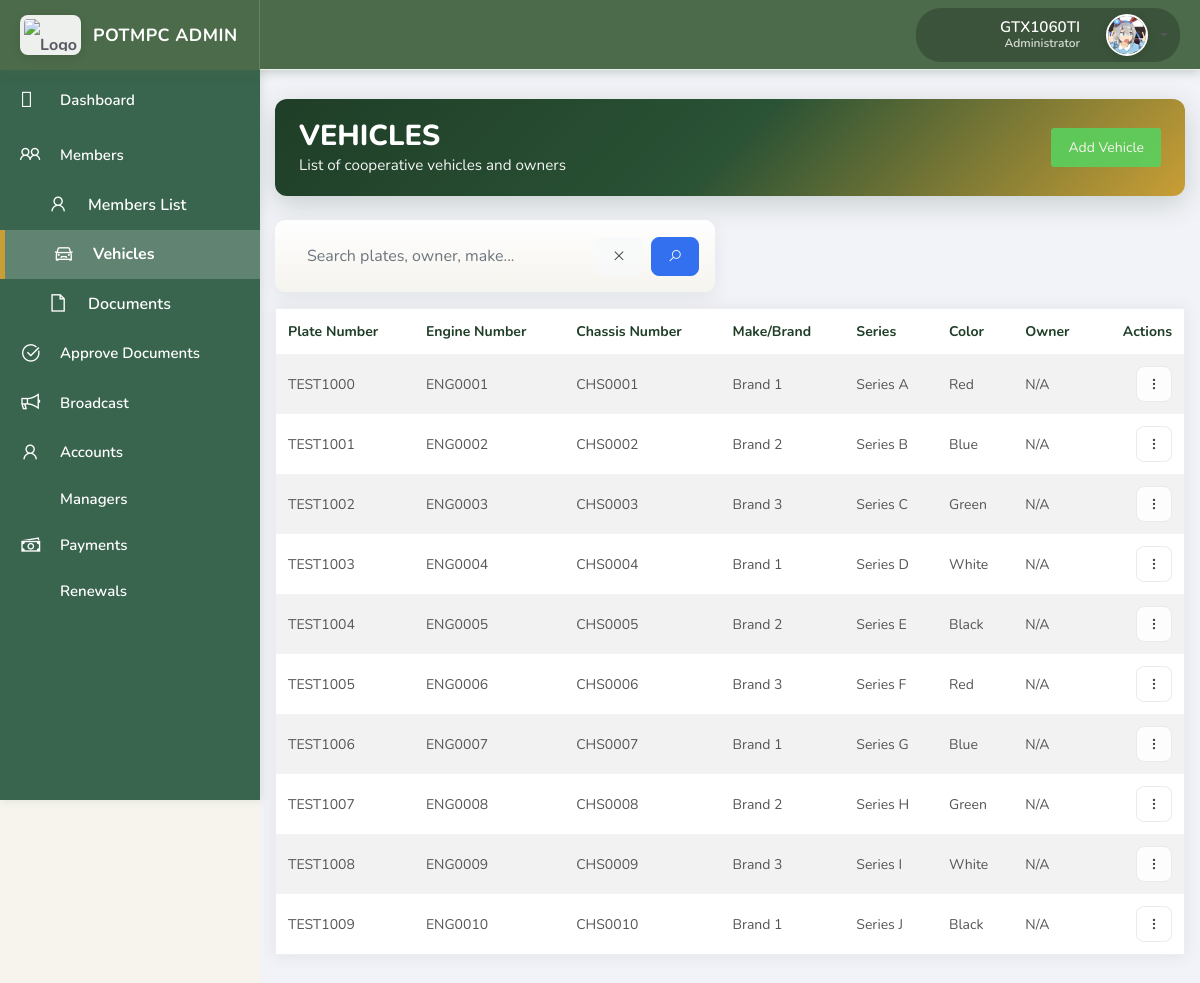
Screenshot of /vehicles/ (signed in) with the database file from the repository.
### coop/models.py (models this page shows, shortened)
class User(AbstractUser):
    ROLE_CHOICES = (
        ('superadmin', 'Superadmin'),
        ('admin', 'Admin'),
        ('manager', 'Manager'),
        ('client', 'Client Member'),
    )
    role = models.CharField(max_length=20, choices=ROLE_CHOICES, default='client')
    full_name = models.CharField(max_length=255)
    phone_number = models.CharField(max_length=20, unique=True, null=True, blank=True)
    dormant = models.IntegerField(default=0)  # 0 = Pending, 1 = Not Dormant
    id_image = models.ImageField(upload_to=id_upload_path, null=True, blank=True)
    profile_image = models.ImageField(upload_to=profile_upload_path, null=True, blank=True)
    email = models.EmailField(unique=True)
    groups = models.ManyToManyField(
        Group,
        related_name="coop_user_set",  # <-- unique related_name
        blank=True,
        help_text="The groups this user belongs to.",
        verbose_name="groups"
    )
    user_permissions = models.ManyToManyField(
        Permission,
        related_name="coop_user_permissions",  # <-- unique related_name
        blank=True,
        help_text="Specific permissions for this user.",
        verbose_name="user permissions"
    )

class Vehicle(models.Model):
    plate_number = models.CharField(max_length=20, unique=True)
    engine_number = models.CharField(max_length=70, blank=True, null=True, help_text="Engine number (alphanumeric, e.g., ABC2393249RDUI)")
    chassis_number = models.CharField(max_length=70, blank=True, null=True, help_text="Chassis number (alphanumeric, e.g., ABC2393249RDUI)")
    make_brand = models.CharField(max_length=100, blank=True, null=True)
    body_type = models.CharField(max_length=50, default="van", editable=False)
    year_model = models.PositiveIntegerField(blank=True, null=True)
    series = models.CharField(max_length=50, blank=True, null=True)
    color = models.CharField(max_length=30, blank=True, null=True)
    member = models.ForeignKey(Member, on_delete=models.SET_NULL, null=True, blank=True, related_name="vehicles")

### coop/views.py (the view, shortened to what this page needs)
# urls.py: path("vehicles/", views.VehicleListView.as_view(), name="vehicle_list"),
@method_decorator(login_required, name='dispatch')
class VehicleListView(ListView):
    model = Vehicle
    template_name = "vehiclelist.html"
    context_object_name = "object_list"
    paginate_by = 10
    def get_queryset(self):
        queryset = super().get_queryset().select_related('member')
        q = self.request.GET.get("q", "")
        return queryset
    def render_to_response(self, context, **response_kwargs):
        if self.request.headers.get('x-requested-with') == 'XMLHttpRequest':
            html = render_to_string("includes/vehicle_table_rows.html", context, request=self.request)
            return JsonResponse({'html': html})
        return super().render_to_response(context, **response_kwargs)

### templates/vehiclelist.html (shortened to what this page needs)
{% extends 'base.html' %}
{% load static %}
{% block extra_css %}
<link rel="stylesheet" href="{% static 'css/admin_all.css' %}">
{% endblock %}
{% block content %}
<div class="container py-4">
  <div class="members-header card-header-gradient mb-4 d-flex justify-content-between align-items-center">
    <div>
      <h1 class="members-header-title">VEHICLES</h1>
      <p class="members-header-sub">List of cooperative vehicles and owners</p>
    </div>
    <div class="d-flex align-items-center">
      <div class="btn-group">
        <a href="{% url 'vehicle_add' %}" class="btn btn-success">Add Vehicle</a>
      </div>
    </div>
  </div>
  <div class="row mb-3">
    <div class="col-md-6">
      <form action="{% url 'vehicle_list' %}">
        <div class="search-card p-3 d-flex align-items-center">
          <input type="text" id="vehicle-search" name="q" class="form-control form-control-lg search-input" placeholder="Search plates, owner, make..." autocomplete="off" value="{{ q|default:'' }}">
          <button type="button" class="btn btn-light ml-2" id="vehicle-search-clear" title="Clear"><i class="la la-times"></i></button>
          <button type="submit" class="btn btn-primary ml-2"><i class="la la-search"></i></button>
        </div>
      </form>
    </div>
  </div>
  <div class="card admin-card material-table">
    <div class="card-body p-0">
      <div id="vehicle-table-container">
        <table class="table table-striped table-hover mb-0">
          <thead class="table-head">
            <tr>
              <th>Plate Number</th>
              <th>Engine Number</th>
              <th>Chassis Number</th>
              <th>Make/Brand</th>
              <th>Series</th>
              <th>Color</th>
              <th>Owner</th>
              <th class="text-right">Actions</th>
            </tr>
          </thead>
          <tbody id="vehicle-table-body" class="material-rows">
            {% include 'includes/vehicle_table_rows.html' %}
          </tbody>
        </table>
      </div>
    </div>
  </div>
</div>
{% endblock %}

### templates/base.html (shortened to what this page needs)
{% load static %}
<!DOCTYPE html>
<html>
<head>
    <link rel="stylesheet" href="{% static 'css/bootstrap.min.css' %}">
    <link rel="stylesheet" href="{% static 'css/ready.css' %}">
    <link rel="stylesheet" href="https://maxst.icons8.com/vue-static/landings/line-awesome/line-awesome/1.3.0/css/line-awesome.min.css">
    <link rel="stylesheet" href="{% static 'css/toast.css' %}">
    <link rel="stylesheet" href="{% static 'css/user_custom.css' %}">
    <link rel="stylesheet" href="{% static 'css/admin_all.css' %}">
    <link rel="stylesheet" href="{% static 'css/admin_responsive.css' %}">
    <link rel="stylesheet" href="{% static 'css/admin_forms.css' %}">
    <link rel="stylesheet" href="{% static 'css/notifications.css' %}">
    <link href="https://cdn.jsdelivr.net/npm/select2@4.1.0-rc.0/dist/css/select2.min.css" rel="stylesheet" />
    <link href="https://cdn.jsdelivr.net/npm/select2-bootstrap-5-theme@1.3.0/dist/select2-bootstrap-5-theme.min.css" rel="stylesheet" />
    {% block extra_css %}{% endblock %}
</head>
<body>
    <div class="wrapper">
        <div class="main-header">
            <div class="logo-header d-flex align-items-center" style="padding: 0 20px;">
                <a href="{% url 'home' %}" class="logo" style="display: flex; align-items: center; gap: 12px;">
                    <img src="{% static 'img/home.png' %}" alt="Logo" style="height:40px; width:auto;">
                    <span class="logo-text">POTMPC ADMIN</span>
                </a>
            </div>
            <nav class="navbar navbar-header navbar-expand-lg">
                <div class="container-fluid">
                    <ul class="navbar-nav topbar-nav ml-md-auto align-items-center">
                        <li class="nav-item notification-bell-container" style="margin-right: 20px;">
                            <button class="notification-bell-btn" id="notificationBellBtn" aria-label="Notifications" title="Notifications">
                                <i class="las la-bell"></i>
                            </button>
                        </li>
                        <li class="nav-item dropdown">
                            <a href="#" class="dropdown-toggle profile-pic" id="userAvatarDropdown" data-toggle="dropdown" aria-expanded="false" style="text-decoration: none; display: flex; align-items: center; gap: 12px;">
                                <div class="user-name-display" style="display: flex; flex-direction: column; align-items: flex-end; margin-right: 4px;">
                                    <span style="color: white; font-weight: 600; font-size: 0.95rem; line-height: 1.2;">{{ user.username }}</span>
                                    <span style="color: rgba(255,255,255,0.8); font-size: 0.75rem; line-height: 1.2;">Administrator</span>
                                </div>
                                <div class="avatar-wrapper" style="width: 42px; height: 42px; border-radius: 50%; overflow: hidden; border: 2px solid #fff; box-shadow: 0 2px 8px rgba(0,0,0,0.1); transition: transform 0.2s; display: flex; align-items: center; justify-content: center;">
                                    {% if user.is_authenticated and user.profile_image %}
                                        <img src="{{ user.profile_image.url }}" alt="Profile" style="width: 100%; height: 100%; object-fit: cover; display: block;">
                                    {% else %}
                                        <img src="{% static 'img/boss.jpg' %}" alt="Default Profile" style="width: 100%; height: 100%; object-fit: cover; display: block;">
                                    {% endif %}
                                </div>
                            </a>
                        </li>
                    </ul>
                </div>
            </nav>
        </div>
        {% with current=request.resolver_match.url_name %}
        <div class="sidebar">
            <nav class="sidebar-nav">
                <div class="nav-item {% if current == 'home' %}active{% endif %}">
                    <a class="nav-link" href="{% url 'home' %}">
                        <i class="las la-dashboard"></i>
                        <p>Dashboard</p>
                    </a>
                </div>
                <div class="nav-item has-submenu">
                    <a class="nav-link {% if current == 'member_list' or current == 'vehicle_list' or current == 'document_list' %}open{% endif %}"
                       href="javascript:void(0);"
                       onclick="toggleSubmenu('membersSubmenu', this)">
                        <i class="la la-users"></i>
                        <p>Members</p>
                    </a>
                    <div id="membersSubmenu" class="submenu {% if current == 'member_list' or current == 'vehicle_list' or current == 'document_list' %}open{% endif %}">
                        <div class="nav-item {% if current == 'member_list' %}active{% endif %}">
                            <a class="nav-link" href="{% url 'member_list' %}">
                                <i class="la la-user"></i>
                                <span>Members List</span>
                            </a>
                        </div>
                        <div class="nav-item {% if current == 'vehicle_list' %}active{% endif %}">
                            <a class="nav-link" href="{% url 'vehicle_list' %}">
                                <i class="la la-car"></i>
                                <span>Vehicles</span>
                            </a>
                        </div>
                        <div class="nav-item {% if current == 'document_list' %}active{% endif %}">
                            <a class="nav-link" href="{% url 'document_list' %}">
                                <i class="la la-file"></i>
                                <span>Documents</span>
                            </a>
                        </div>
                    </div>
                </div>
                <div class="nav-item {% if current == 'approve_documents' %}active{% endif %}">
                    <a class="nav-link" href="{% url 'approve_documents' %}">
                        <i class="la la-check-circle"></i>
                        <p>Approve Documents</p>
                    </a>
                </div>
                <div class="nav-item {% if current == 'broadcast' %}active{% endif %}">
                    <a class="nav-link" href="{% url 'broadcast' %}">
                        <i class="la la-bullhorn"></i>
                        <p>Broadcast</p>
                    </a>
                </div>
                <div class="nav-item {% if current == 'accounts_list' %}active{% endif %}">
                    <a class="nav-link" href="{% url 'accounts_list' %}">
                        <i class="la la-user"></i>
                        <p>Accounts</p>
                    </a>
                </div>
                {% if user.is_superuser %}
                <div class="nav-item {% if current == 'managers_list' %}active{% endif %}">
                    <a class="nav-link" href="{% url 'managers_list' %}">
                        <p>Managers</p>
                    </a>
                </div>
                {% endif %}
                <div class="nav-item {% if current == 'payment_year_list' or current == 'payment_year_detail' %}active{% endif %}">
                    <a class="nav-link" href="{% url 'payment_year_list' %}">
                        <i class="la la-money"></i>
                        <p>Payments</p>
                    </a>
                </div>
                <div class="nav-item {% if current == 'renewals_hub' or current == 'renewal_details' %}active{% endif %}">
                    <a class="nav-link" href="{% url 'renewals_hub' %}">
                        <p>Renewals</p>
                    </a>
                </div>
            </nav>
        </div>
        {% endwith %}
        <div class="main-panel">
            {% block content %}{% endblock %}
        </div>
    </div>
</body>
</html>

### templates/includes/vehicle_table_rows.html (shortened to what this page needs)
{% for vehicle in object_list %}
<tr>
    <td>{{ vehicle.plate_number }}</td>
    <td>{{ vehicle.engine_number }}</td>
    <td>{{ vehicle.chassis_number }}</td>
    <td>{{ vehicle.make_brand }}</td>
    <td>{{ vehicle.series }}</td>
    <td>{{ vehicle.color }}</td>
    <td>{% if vehicle.member %}{{ vehicle.member.full_name }}{% else %}N/A{% endif %}</td>
    <td class="text-right">
      <div class="action-container d-inline-block">
        <button class="btn btn-sm btn-light action-toggle" aria-haspopup="true" aria-expanded="false" title="Actions">
          <svg width="14" height="16" viewBox="0 0 24 24" fill="currentColor" aria-hidden="true" focusable="false">
            <circle cx="12" cy="5" r="2"></circle>
            <circle cx="12" cy="12" r="2"></circle>
            <circle cx="12" cy="19" r="2"></circle>
          </svg>
        </button>
      </div>
    </td>
</tr>
{% empty %}
<tr><td colspan="8" class="text-muted">No vehicles found.</td></tr>
{% endfor %}

### rows the page displays
User: username "GTX1060TI"
Vehicle: plate_number "TEST1000", engine_number "ENG0001", chassis_number "CHS0001", make_brand "Brand 1", series "Series A", color "Red", shows "N/A"
Vehicle: plate_number "TEST1001", engine_number "ENG0002", chassis_number "CHS0002", make_brand "Brand 2", series "Series B", color "Blue", shows "N/A"
Vehicle: plate_number "TEST1002", engine_number "ENG0003", chassis_number "CHS0003", make_brand "Brand 3", series "Series C", color "Green", shows "N/A"
Vehicle: plate_number "TEST1003", engine_number "ENG0004", chassis_number "CHS0004", make_brand "Brand 1", series "Series D", color "White", shows "N/A"
Vehicle: plate_number "TEST1004", engine_number "ENG0005", chassis_number "CHS0005", make_brand "Brand 2", series "Series E", color "Black", shows "N/A"
Vehicle: plate_number "TEST1005", engine_number "ENG0006", chassis_number "CHS0006", make_brand "Brand 3", series "Series F", color "Red", shows "N/A"
Vehicle: plate_number "TEST1006", engine_number "ENG0007", chassis_number "CHS0007", make_brand "Brand 1", series "Series G", color "Blue", shows "N/A"
Vehicle: plate_number "TEST1007", engine_number "ENG0008", chassis_number "CHS0008", make_brand "Brand 2", series "Series H", color "Green", shows "N/A"
Vehicle: plate_number "TEST1008", engine_number "ENG0009", chassis_number "CHS0009", make_brand "Brand 3", series "Series I", color "White", shows "N/A"
Vehicle: plate_number "TEST1009", engine_number "ENG0010", chassis_number "CHS0010", make_brand "Brand 1", series "Series J", color "Black", shows "N/A"
